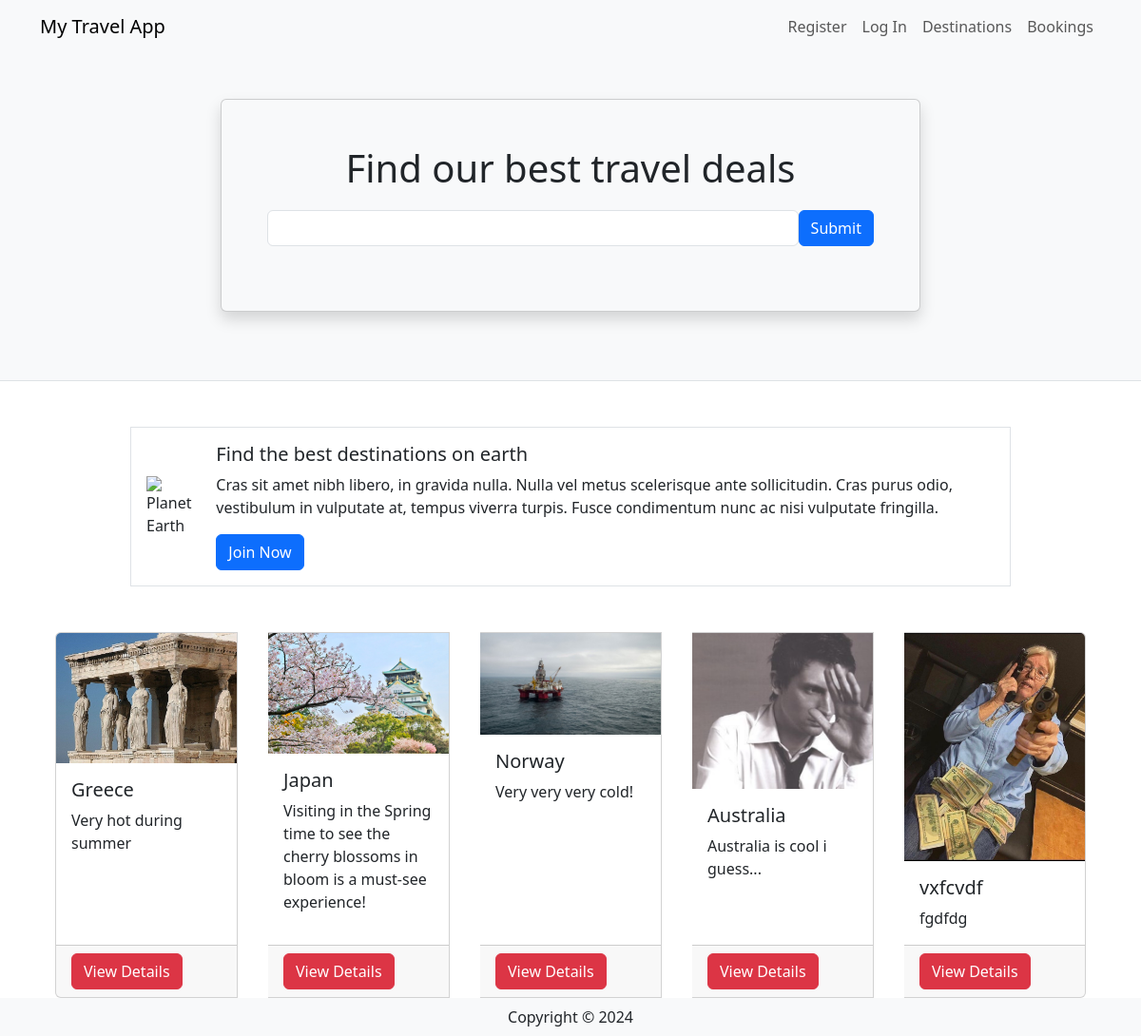
The page / on the database its author committed.
### travel/models.py (models this page shows, shortened)
class Destination(db.Model):
    __tablename__ = 'destinations'
    id = db.Column(db.Integer, primary_key=True)
    name = db.Column(db.String(80))
    description = db.Column(db.String(200))
    image = db.Column(db.String(400))
    currency = db.Column(db.String(3))
    comments = db.relationship('Comment', backref='destination')

### travel/views.py (the view)
@mainbp.route('/')
def index():
    destinations = db.session.scalars(db.select(Destination)).all()
    return render_template('index.html', destinations=destinations)

### travel/templates/index.html
{% extends 'base.html' %}
{% block header %}
      <div class="container">
         <div class="row justify-content-center mt-5 pb-4">
            <div class="col-md-8">
               <div class="card shadow p-5 mb-5 bg-light">
                  <h1 class="text-center mb-3">Find our best travel deals</h1>
                  <form class="form-inline d-flex flex-nowrap" action="{{url_for('main.search')}}" >
                     <input type="text" name="search" class="form-control flex-grow-1 my-1 mr-sm-2" id="SearchForm">
                     <button type="submit" class="flex-shrink-1 btn btn-primary my-1">Submit</button>
                   </form>
               </div>
            </div>
         </div>
      </div>
{% endblock %}
{% block content %}
      <div class="container">
         <div class="row mt-5 mb-5 justify-content-center">
            <div class="col-md-10">
               <div class="media border p-3 d-flex justify-content-start">
                  <img class="align-self-center me-3" style="max-width:120px"
                     src="https://upload.wikimedia.org/wikipedia/commons/thumb/2/22/Earth_Western_Hemisphere_transparent_background.png/600px-Earth_Western_Hemisphere_transparent_background.png"
                     alt="Planet Earth">
                  <div class="align-self-center media-body">
                     <h5 class="mt-0">Find the best destinations on earth</h5>
                     <p class="d-none d-sm-block">Cras sit amet nibh libero, in gravida nulla. Nulla vel metus
                        scelerisque ante sollicitudin. Cras purus odio, vestibulum in vulputate at, tempus viverra
                        turpis. Fusce condimentum nunc ac nisi vulputate fringilla.</p>
                     <a href="#" class="btn btn-primary">Join Now</a>
                  </div>
               </div>
            </div>
         </div>
         <div class="card-group">
            {% for destination in destinations %}
            <div class="card mx-3">
               <img class="card-img-top"
                  src="{{ destination.image }}" alt="destination picture">
               <div class="card-body">
                  <h5 class="card-title">{{ destination.name }}</h5>
                  <p class="card-text">{{ destination.description }}</p>
               </div>
               <div class="card-footer"><a href="{{ url_for('destination.show', id=destination.id) }}" class ="btn btn-danger"> View Details </a></div>
            </div>
            {% endfor %}
         </div>
      </div>
{% endblock %}

### travel/templates/base.html (shortened to what this page needs)
<html>
<head>
   <link href="https://cdn.jsdelivr.net/npm/bootstrap@5.3.2/dist/css/bootstrap.min.css" rel="stylesheet">
</head>
<body>
   <header class="bg-light border-bottom">
      <nav class="navbar navbar-expand-lg navbar-light bg-light">
         <div class="container">
            <a href="/" class="navbar-brand">My Travel App</a>
            <div class="collapse navbar-collapse justify-content-end" id="navbarSupportedContent">
               <div class="navbar-nav ml-auto">
                  {% if current_user.is_authenticated %}
                     <a class="nav-item nav-link disabled text-muted" href="#">Welcome {{current_user.name}}</a>
                     <a class="nav-item nav-link" href="{{ url_for('auth.logout') }}">Log Out</a>
                  {% else %}
                     <a class="nav-item nav-link" href="{{ url_for('auth.register') }}">Register</a>
                     <a class="nav-item nav-link" href="{{ url_for('auth.login') }}">Log In</a>
                  {% endif %}
                  <a class="nav-item nav-link" href="{{ url_for('destination.create') }}">Destinations</a>
                  <a class="nav-item nav-link" href="#">Bookings</a>
               </div>
            </div>
         </div>
      </nav>
      {% block header %}
      {% endblock %}
   </header>
   {% block content %}
   {% endblock %}
    <footer class="footer">
        <div class="text-center py-2 bg-light">
            <span class="text-dark">Copyright &copy; {{ year }}</span>
        </div>
    </footer>
   </body>
</html>

### rows shown on the page
Destination: image (picture), name "Greece", description "Very hot during summer"
Destination: image (picture), name "Japan", description "Visiting in the Spring time to see the cherry blossoms in bloom is a must-see experience!"
Destination: image (picture), name "Norway", description "Very very very cold!"
Destination: image (picture), name "Australia", description "Australia is cool i guess..."
Destination: image (picture), name "vxfcvdf", description "fgdfdg"
